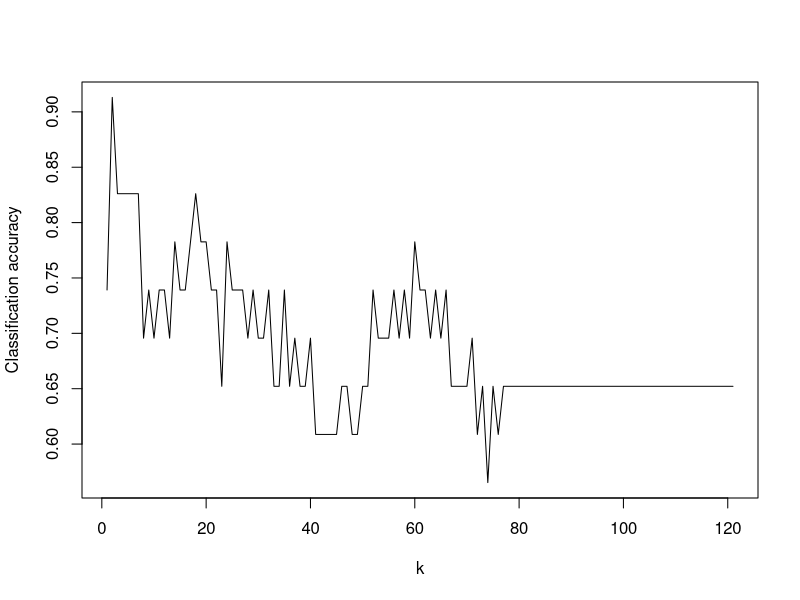

Reproduce this figure in R.
#For reproducibility
set.seed(1)
#Importing the data
library(MASS)
data <- cats

#creating train and test sets
sample <- sample(seq(1,2), size = nrow(data), replace = TRUE, prob = c(0.8,0.2))
data_train <- data[sample == 1, ]
data_test <- data[sample == 2, ]

#testing the performance of the algorithm, depnding on the value of k
library(class)
classif_rate <- rep(NA, 121)
for(k in 1:121){ #121 observations in our training dataset
  y_pred <- knn(data_train[,c(2,3)],  data_test[,c(2,3)], data_train$Sex, k = k)
  count <- 0
  for (i in 1:nrow(data_test)) {
    if(y_pred[i] == data_test$Sex[i]){
      count <- count + 1
    }
  }
  classif_rate[k] <-  (count/nrow(data_test))
}
plot(classif_rate, xlab = "k", ylab ="Classification accuracy", type = "l")
which.max(classif_rate)
